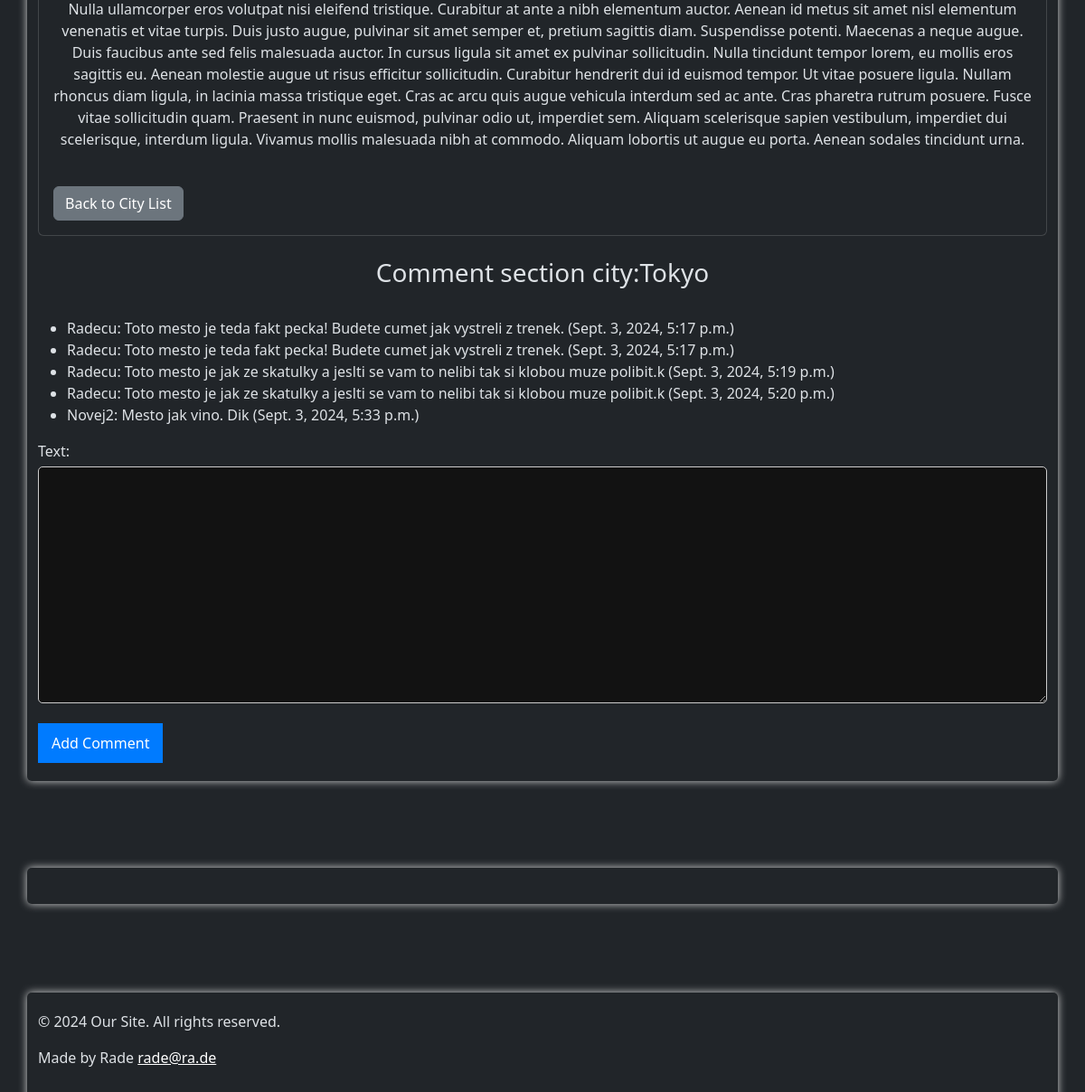
/city/1/ (signed in, lower part), run on an earlier commit of the app's database.
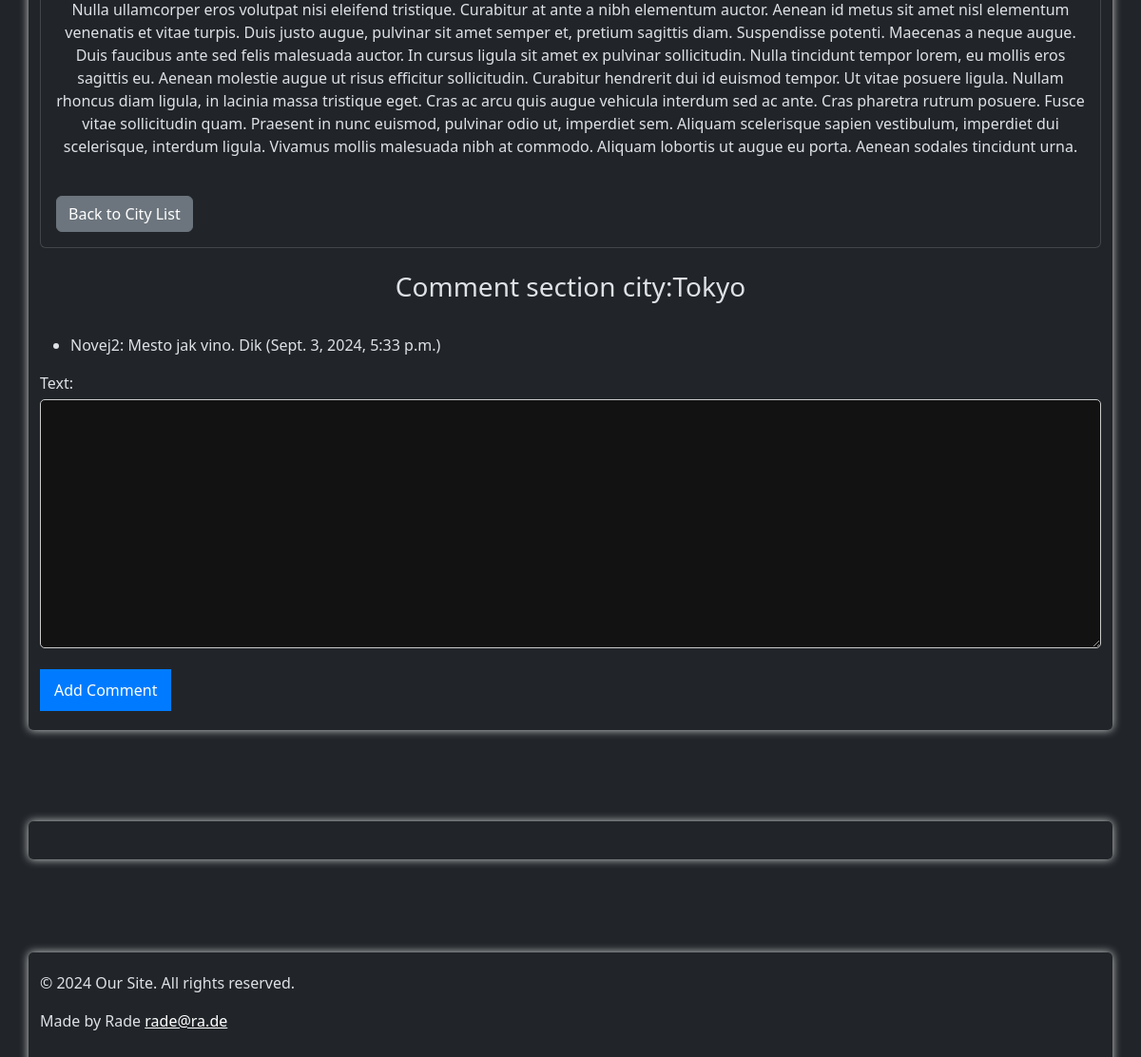
And on a later commit of the database.
### Blog/models.py (models this page shows, shortened)
class Cities(models.Model):
    name = models.CharField(max_length=100)
    description = models.TextField()
    image_url = models.URLField(max_length=200)
    image_url2 = models.URLField(default="LoremIpsum")
    image_url3 = models.URLField(default="LoremIpsum")
    alt = models.TextField(default="LoremIpsum")
    parag2 = models.TextField(default="LoremIpsum")
    parag3 = models.TextField(default="LoremIpsum")

class Comment(models.Model):
    city = models.ForeignKey(Cities, related_name='comments', on_delete=models.CASCADE)
    author = models.ForeignKey(User, on_delete=models.CASCADE)
    text = models.TextField()
    created_at = models.DateTimeField(auto_now_add=True)

### Blog/views.py (the view)
# urls.py: path('city/<int:id>/', city_detail, name='CityTemp'),  # City detail
@login_required
def city_detail(request, id):
    city = get_object_or_404(Cities, id=id)
    comments = city.comments.all()
    if request.method == 'POST':
        form = CommentForm(request.POST)
        if form.is_valid():
            comment = form.save(commit=False)
            comment.city = city
            comment.author = request.user  # Set the current logged-in user as the comment author
            comment.save()
            return redirect('CityTemp', id=city.id)  # Redirect to avoid resubmission on refresh
    else:
        form = CommentForm()
    return render(request, 'CityTemp.html', {
        'city': city,
        'comments': comments,
        'form': form
    })

### Blog/forms.py
class CommentForm(forms.ModelForm):
    class Meta:
        model = Comment
        fields = ['text']

### Blog/templates/CityTemp.html (shortened to what this page needs)
{% extends "MainCity.html" %}
{% block content %}
<div class="container my-5">
    <div class="row justify-content-center">
        <div class="col-12">
            <div class="card big-city-card">
                <div class="card-body">
                    <p class="card-text col text-center">{{ city.parag3 }}</p>
                    <a href="{% url 'cities_list' %}" class="btn btn-secondary mt-4">Back to City List</a>
                </div>
            </div>
        </div>
    </div>
    <br>
    <h3 class="text-center">Comment section city:{{ city.name }}</h3>
    <br>
    <ul>
      {% for comment in comments %}
        <li>{{ comment.author.username }}: {{ comment.text }} ({{ comment.created_at }})</li>
      {% empty %}
        <li>No comments yet.</li>
      {% endfor %}
    </ul>
    {% if user.is_authenticated %}
      <form method="post">
        {{ form.as_p }}
        <button type="submit">Add Comment</button>
      </form>
    {% else %}
      <p>You must be logged in to add a comment.</p>
    {% endif %}
</div>
<div class="container my-5">
</div>
{% endblock %}

### Blog/templates/MainCity.html (shortened to what this page needs)
<!DOCTYPE html>
<html data-bs-theme="dark" lang="en">
<head>
    {% include 'Header.html' %}
</head>
<body>
{% block content %}
{% endblock %}
{% include 'Footer.html' %}
</body>
</html>

### Blog/templates/Header.html (shortened to what this page needs)
<link href="https://cdn.jsdelivr.net/npm/bootstrap@5.3.3/dist/css/bootstrap.min.css" rel="stylesheet">

### Blog/templates/Footer.html (shortened to what this page needs)
<footer class="footer" class="bg-dark text-black text-center py-4">
    <div class="container">
        <p>&copy; 2024 Our Site. All rights reserved.</p>
    <p>Made by Rade <a href="mailto:rade@ra.de" class="text-white">rade@ra.de</a></p>
    </div>
  </footer>

### Blog/templates/mojeC.css (style rules this page uses)
html { height: 100%; }
body { min-height: 100%; display: flex; flex-direction: column; }
.container { max-width: 600px; margin: 50px auto; padding: 20px; box-shadow: 0 0 10px rgba(255, 255, 255, 0.8); border-radius: 5px; }
label { display: block; margin-bottom: 5px; ; }
textarea, select { width: 100%; padding: 10px; margin-top: 5px; border-radius: 5px; border: 1px solid #ccc; }
button { padding: 10px 15px; background-color: #007bff; color: #fff; border: none; border-radius: 5px; cursor: pointer; }

What changed in the data, as far as the page shows it:
removed Comment: author.username "Radecu", text "Toto mesto je teda fakt pecka! Budete cumet jak vystreli z trenek.", created_at "Sept. 3, 2024, 5:17 p.m."
removed Comment: author.username "Radecu", text "Toto mesto je teda fakt pecka! Budete cumet jak vystreli z trenek.", created_at "Sept. 3, 2024, 5:17 p.m."
removed Comment: author.username "Radecu", text "Toto mesto je jak ze skatulky a jeslti se vam to nelibi tak si klobou muze polibit.k", created_at "Sept. 3, 2024, 5:19 p.m."
removed Comment: author.username "Radecu", text "Toto mesto je jak ze skatulky a jeslti se vam to nelibi tak si klobou muze polibit.k", created_at "Sept. 3, 2024, 5:20 p.m."
